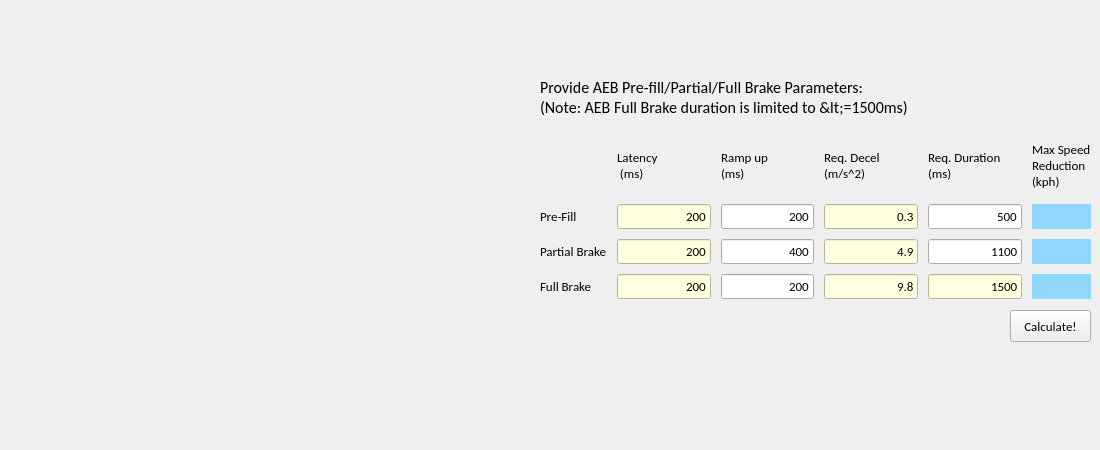
      <widget class="QWidget" name="tab_14">
       <attribute name="title">
        <string>Step 1</string>
       </attribute>
       <widget class="QLabel" name="label_116">
        <property name="geometry">
         <rect>
          <x>0</x>
          <y>40</y>
          <width>531</width>
          <height>401</height>
         </rect>
        </property>
        <property name="text">
         <string/>
        </property>
        <property name="pixmap">
         <pixmap>image/braking performance.png</pixmap>
        </property>
        <property name="scaledContents">
         <bool>true</bool>
        </property>
       </widget>
       <widget class="QWidget" name="gridLayoutWidget_25">
        <property name="geometry">
         <rect>
          <x>540</x>
          <y>68</y>
          <width>551</width>
          <height>231</height>
         </rect>
        </property>
        <layout class="QGridLayout" name="gridLayout_25">
         <property name="spacing">
          <number>10</number>
         </property>
         <item row="2" column="5">
          <widget class="QLabel" name="output_aeb1_dv_pre">
           <property name="font">
            <font>
             <family>Calibri</family>
             <pointsize>10</pointsize>
             <bold>false</bold>
            </font>
           </property>
           <property name="styleSheet">
            <string notr="true">QLabel{background-color: rgb(145, 216, 255)}</string>
           </property>
           <property name="text">
            <string/>
           </property>
           <property name="alignment">
            <set>Qt::AlignCenter</set>
           </property>
          </widget>
         </item>
         <item row="3" column="0">
          <widget class="QLabel" name="label_118">
           <property name="font">
            <font>
             <family>Calibri</family>
             <pointsize>10</pointsize>
             <bold>false</bold>
            </font>
           </property>
           <property name="text">
            <string>Partial Brake</string>
           </property>
          </widget>
         </item>
         <item row="1" column="3">
          <widget class="QLabel" name="label_122">
           <property name="font">
            <font>
             <family>Calibri</family>
             <pointsize>10</pointsize>
             <bold>false</bold>
            </font>
           </property>
           <property name="text">
            <string>Req. Decel
(m/s^2)</string>
           </property>
          </widget>
         </item>
         <item row="1" column="5">
          <widget class="QLabel" name="label_125">
           <property name="font">
            <font>
             <family>Calibri</family>
             <pointsize>10</pointsize>
             <bold>false</bold>
            </font>
           </property>
           <property name="text">
            <string>Max Speed
Reduction
(kph)</string>
           </property>
          </widget>
         </item>
         <item row="2" column="4">
          <widget class="QLineEdit" name="input_aeb1_dur_pre">
           <property name="font">
            <font>
             <family>Calibri</family>
             <pointsize>10</pointsize>
             <bold>false</bold>
            </font>
           </property>
           <property name="text">
            <string>500</string>
           </property>
           <property name="alignment">
            <set>Qt::AlignRight|Qt::AlignTrailing|Qt::AlignVCenter</set>
           </property>
           <property name="dragEnabled">
            <bool>true</bool>
           </property>
           <property name="placeholderText">
            <string>Input</string>
           </property>
          </widget>
         </item>
         <item row="2" column="3">
          <widget class="QLineEdit" name="input_aeb1_dec_pre">
           <property name="font">
            <font>
             <family>Calibri</family>
             <pointsize>10</pointsize>
             <bold>false</bold>
            </font>
           </property>
           <property name="styleSheet">
            <string notr="true">background-color: lightyellow;</string>
           </property>
           <property name="text">
            <string>0.3</string>
           </property>
           <property name="alignment">
            <set>Qt::AlignRight|Qt::AlignTrailing|Qt::AlignVCenter</set>
           </property>
           <property name="dragEnabled">
            <bool>true</bool>
           </property>
           <property name="placeholderText">
            <string>Input</string>
           </property>
          </widget>
         </item>
         <item row="4" column="4">
          <widget class="QLineEdit" name="input_aeb1_dur_full">
           <property name="font">
            <font>
             <family>Calibri</family>
             <pointsize>10</pointsize>
             <bold>false</bold>
            </font>
           </property>
           <property name="styleSheet">
            <string notr="true">background-color: lightyellow;</string>
           </property>
           <property name="text">
            <string>1500</string>
           </property>
           <property name="alignment">
            <set>Qt::AlignRight|Qt::AlignTrailing|Qt::AlignVCenter</set>
           </property>
           <property name="dragEnabled">
            <bool>true</bool>
           </property>
           <property name="placeholderText">
            <string>Input</string>
           </property>
          </widget>
         </item>
         <item row="2" column="0">
          <widget class="QLabel" name="label_117">
           <property name="font">
            <font>
             <family>Calibri</family>
             <pointsize>10</pointsize>
             <bold>false</bold>
            </font>
           </property>
           <property name="text">
            <string>Pre-Fill</string>
           </property>
          </widget>
         </item>
         <item row="4" column="2">
          <widget class="QLineEdit" name="input_aeb1_ramp_full">
           <property name="font">
            <font>
             <family>Calibri</family>
             <pointsize>10</pointsize>
             <bold>false</bold>
            </font>
           </property>
           <property name="text">
            <string>200</string>
           </property>
           <property name="alignment">
            <set>Qt::AlignRight|Qt::AlignTrailing|Qt::AlignVCenter</set>
           </property>
           <property name="dragEnabled">
            <bool>true</bool>
           </property>
           <property name="placeholderText">
            <string>Input</string>
           </property>
          </widget>
         </item>
         <item row="4" column="0">
          <widget class="QLabel" name="label_119">
           <property name="font">
            <font>
             <family>Calibri</family>
             <pointsize>10</pointsize>
             <bold>false</bold>
            </font>
           </property>
           <property name="text">
            <string>Full Brake</string>
           </property>
          </widget>
         </item>
         <item row="2" column="1">
          <widget class="QLineEdit" name="input_aeb1_lat_pre">
           <property name="font">
            <font>
             <family>Calibri</family>
             <pointsize>10</pointsize>
             <bold>false</bold>
            </font>
           </property>
           <property name="styleSheet">
            <string notr="true">background-color: lightyellow;</string>
           </property>
           <property name="text">
            <string>200</string>
           </property>
           <property name="alignment">
            <set>Qt::AlignRight|Qt::AlignTrailing|Qt::AlignVCenter</set>
           </property>
           <property name="dragEnabled">
            <bool>true</bool>
           </property>
           <property name="placeholderText">
            <string>Input</string>
           </property>
          </widget>
         </item>
         <item row="1" column="2">
          <widget class="QLabel" name="label_121">
           <property name="font">
            <font>
             <family>Calibri</family>
             <pointsize>10</pointsize>
             <bold>false</bold>
            </font>
           </property>
           <property name="text">
            <string>Ramp up
(ms)</string>
           </property>
          </widget>
         </item>
         <item row="3" column="3">
          <widget class="QLineEdit" name="input_aeb1_dec_part">
           <property name="font">
            <font>
             <family>Calibri</family>
             <pointsize>10</pointsize>
             <bold>false</bold>
            </font>
           </property>
           <property name="styleSheet">
            <string notr="true">background-color: lightyellow;</string>
           </property>
           <property name="text">
            <string>4.9</string>
           </property>
           <property name="alignment">
            <set>Qt::AlignRight|Qt::AlignTrailing|Qt::AlignVCenter</set>
           </property>
           <property name="dragEnabled">
            <bool>true</bool>
           </property>
           <property name="placeholderText">
            <string>Input</string>
           </property>
          </widget>
         </item>
         <item row="1" column="4">
          <widget class="QLabel" name="label_123">
           <property name="font">
            <font>
             <family>Calibri</family>
             <pointsize>10</pointsize>
             <bold>false</bold>
            </font>
           </property>
           <property name="text">
            <string>Req. Duration
(ms)</string>
           </property>
          </widget>
         </item>
         <item row="3" column="5">
          <widget class="QLabel" name="output_aeb1_dv_part">
           <property name="font">
            <font>
             <family>Calibri</family>
             <pointsize>10</pointsize>
             <bold>false</bold>
            </font>
           </property>
           <property name="styleSheet">
            <string notr="true">QLabel{background-color: rgb(145, 216, 255)}</string>
           </property>
           <property name="text">
            <string/>
           </property>
           <property name="alignment">
            <set>Qt::AlignCenter</set>
           </property>
          </widget>
         </item>
         <item row="4" column="1">
          <widget class="QLineEdit" name="input_aeb1_lat_full">
           <property name="font">
            <font>
             <family>Calibri</family>
             <pointsize>10</pointsize>
             <bold>false</bold>
            </font>
           </property>
           <property name="styleSheet">
            <string notr="true">background-color: lightyellow;</string>
           </property>
           <property name="text">
            <string>200</string>
           </property>
           <property name="alignment">
            <set>Qt::AlignRight|Qt::AlignTrailing|Qt::AlignVCenter</set>
           </property>
           <property name="dragEnabled">
            <bool>true</bool>
           </property>
           <property name="placeholderText">
            <string>Input</string>
           </property>
          </widget>
         </item>
         <item row="3" column="4">
          <widget class="QLineEdit" name="input_aeb1_dur_part">
           <property name="font">
            <font>
             <family>Calibri</family>
             <pointsize>10</pointsize>
             <bold>false</bold>
            </font>
           </property>
           <property name="text">
            <string>1100</string>
           </property>
           <property name="alignment">
            <set>Qt::AlignRight|Qt::AlignTrailing|Qt::AlignVCenter</set>
           </property>
           <property name="dragEnabled">
            <bool>true</bool>
           </property>
           <property name="placeholderText">
            <string>Input</string>
           </property>
          </widget>
         </item>
         <item row="4" column="5">
          <widget class="QLabel" name="output_aeb1_dv_full">
           <property name="font">
            <font>
             <family>Calibri</family>
             <pointsize>10</pointsize>
             <bold>false</bold>
            </font>
           </property>
           <property name="styleSheet">
            <string notr="true">QLabel{background-color: rgb(145, 216, 255)}</string>
           </property>
           <property name="text">
            <string/>
           </property>
           <property name="alignment">
            <set>Qt::AlignCenter</set>
           </property>
          </widget>
         </item>
         <item row="3" column="2">
          <widget class="QLineEdit" name="input_aeb1_ramp_part">
           <property name="font">
            <font>
             <family>Calibri</family>
             <pointsize>10</pointsize>
             <bold>false</bold>
            </font>
           </property>
           <property name="text">
            <string>400</string>
           </property>
           <property name="alignment">
            <set>Qt::AlignRight|Qt::AlignTrailing|Qt::AlignVCenter</set>
           </property>
           <property name="dragEnabled">
            <bool>true</bool>
           </property>
           <property name="placeholderText">
            <string>Input</string>
           </property>
          </widget>
         </item>
         <item row="4" column="3">
          <widget class="QLineEdit" name="input_aeb1_dec_full">
           <property name="font">
            <font>
             <family>Calibri</family>
             <pointsize>10</pointsize>
             <bold>false</bold>
            </font>
           </property>
           <property name="styleSheet">
            <string notr="true">background-color: lightyellow;</string>
           </property>
           <property name="text">
            <string>9.8</string>
           </property>
           <property name="alignment">
            <set>Qt::AlignRight|Qt::AlignTrailing|Qt::AlignVCenter</set>
           </property>
           <property name="dragEnabled">
            <bool>true</bool>
           </property>
           <property name="placeholderText">
            <string>Input</string>
           </property>
          </widget>
         </item>
         <item row="1" column="1">
          <widget class="QLabel" name="label_120">
           <property name="font">
            <font>
             <family>Calibri</family>
             <pointsize>10</pointsize>
             <bold>false</bold>
            </font>
           </property>
           <property name="text">
            <string>Latency
 (ms)</string>
           </property>
          </widget>
         </item>
         <item row="3" column="1">
          <widget class="QLineEdit" name="input_aeb1_lat_part">
           <property name="font">
            <font>
             <family>Calibri</family>
             <pointsize>10</pointsize>
             <bold>false</bold>
            </font>
           </property>
           <property name="styleSheet">
            <string notr="true">background-color: lightyellow;</string>
           </property>
           <property name="text">
            <string>200</string>
           </property>
           <property name="alignment">
            <set>Qt::AlignRight|Qt::AlignTrailing|Qt::AlignVCenter</set>
           </property>
           <property name="dragEnabled">
            <bool>true</bool>
           </property>
           <property name="placeholderText">
            <string>Input</string>
           </property>
          </widget>
         </item>
         <item row="2" column="2">
          <widget class="QLineEdit" name="input_aeb1_ramp_pre">
           <property name="font">
            <font>
             <family>Calibri</family>
             <pointsize>10</pointsize>
             <bold>false</bold>
            </font>
           </property>
           <property name="text">
            <string>200</string>
           </property>
           <property name="alignment">
            <set>Qt::AlignRight|Qt::AlignTrailing|Qt::AlignVCenter</set>
           </property>
           <property name="dragEnabled">
            <bool>true</bool>
           </property>
           <property name="placeholderText">
            <string>Input</string>
           </property>
          </widget>
         </item>
         <item row="0" column="0" colspan="6">
          <widget class="QLabel" name="label_124">
           <property name="font">
            <font>
             <family>Calibri</family>
             <pointsize>12</pointsize>
             <bold>false</bold>
            </font>
           </property>
           <property name="text">
            <string>Provide AEB Pre-fill/Partial/Full Brake Parameters:
(Note: AEB Full Brake duration is limited to &lt;=1500ms)</string>
           </property>
          </widget>
         </item>
        </layout>
       </widget>
       <widget class="QPushButton" name="calculate_aeb_1">
        <property name="geometry">
         <rect>
          <x>1010</x>
          <y>310</y>
          <width>81</width>
          <height>32</height>
         </rect>
        </property>
        <property name="font">
         <font>
          <family>Calibri</family>
          <pointsize>10</pointsize>
          <bold>false</bold>
         </font>
        </property>
        <property name="text">
         <string>Calculate!</string>
        </property>
       </widget>
      </widget>
